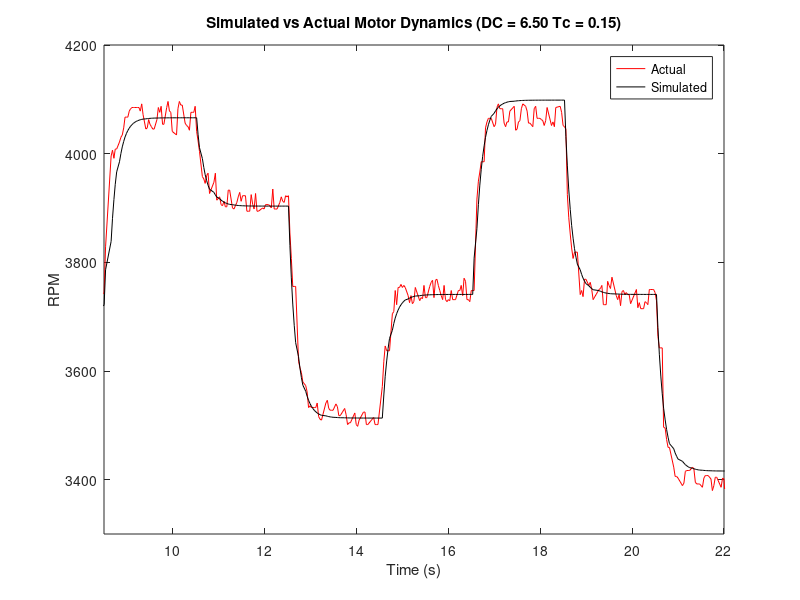

The MATLAB script that drew this image:
% Wil Selby
% Washington, DC
% Aug 31, 2015

% This script processes .mat files comprised of ArduPilot Mavlink messages
% converted from .tlog files to .mat files in Mission Planner. This script
% will model the accelermoter, gyroscope, and GPS sensors

%% Initialization

clear all;
close all;
clc;

% Add Paths
addpath logs

%% Load log
load MotorRPM;

%% Extract data

t_start = 300;
t_end = 780;

time = MotorRPM(t_start:t_end,1)/1e3;
PWM = MotorRPM(t_start:t_end,3);
RPM = MotorRPM(t_start:t_end,5)/2; % 2 blades/propellor

% Remove RPM < 2500 (sensor errors)
RPMinds = RPM >= 2500;

time = time(RPMinds);
PWM = PWM(RPMinds);
RPM = RPM(RPMinds);

%% Simulate System

tau = 0.15;
DC = 6.5;

s = tf('s');
G = DC/(tau*s+1);

dt = 0.01;
t = time(1):dt:time(end);

for(i = 1:size(t,2))
    if (t(i) > 4.5 && t(i) <= 6.5)
        PWM_sim(i) = 1000;
    end
    if (t(i) > 6.5 && t(i) <= 8.5)
        PWM_sim(i) = 1425;
    end
    if (t(i) > 8.5 && t(i) <= 10.5)
        PWM_sim(i) = 1475;
    end
    if (t(i) > 10.5 && t(i) <= 12.5)
        PWM_sim(i) = 1450;
    end
    if (t(i) > 12.5 && t(i) <= 14.5)
        PWM_sim(i) = 1390;
    end
    if (t(i) > 14.5 && t(i) <= 16.5)
        PWM_sim(i) = 1425;
    end
    if (t(i) > 16.5 && t(i) <= 18.5)
        PWM_sim(i) = 1480;
    end
    if (t(i) > 18.5 && t(i) <= 20.5)
        PWM_sim(i) = 1425;
    end
    if (t(i) > 20.5 &&t(i) <= 22.5)
        PWM_sim(i) = 1375;
    end
    if (t(i) > 22.5)
        PWM_sim(i) = 1000;
    end
end

RPM_sim = lsim(G,(PWM_sim),t);

%% Discretized model

% Using simulated PWM commands
sysD = c2d(G,dt,'zoh');

for(k = 1:size(t,2))
    if k == 1
        RPM_est(k,1) = 0;
    end
    if k > 1
        RPM_est(k,1) = .9355*RPM_est(k-1,1) + .4192*PWM_sim(k-1);
    end
end

% Using recorded PWM commands
RCPer = median(diff(time));
sysD = c2d(G,RCPer,'zoh');

for(k = 1:size(time,1))
    if k == 1
        RPM_est2(k,1) = 0;
    end
    if k > 1
        RPM_est2(k,1) = .8133*RPM_est2(k-1,1) + 1.214*PWM(k-1);
    end
end

RPM_est2 = RPM_est2-5525;
%% Plot

% figure();
% plot(time,PWM);
% hold on;
% plot(t,PWM_sim,'r');

figure();
plot(time,RPM,'r');
hold on;
% plot(t,RPM_sim-5525,'b');
% plot(t,RPM_est-5525,'g');
plot(time,RPM_est2,'k');
axis([8.5,22,3300,4200])
str = sprintf('Simulated vs Actual Motor Dynamics (DC = %.2f Tc = %.2f)',DC,tau);
title(str);
xlabel('Time (s)');
ylabel('RPM');
legend('Actual','Simulated');




